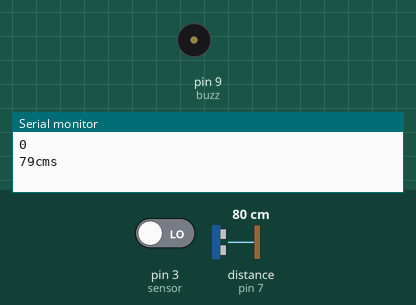
Simulated run of this sketch. Board: Arduino Uno, built with avr-gcc and run on an emulated ATmega328P. Parts: buzzer (waves = sounding, pin HIGH), the last lines printed to the serial monitor. Wiring (inferred from the names in the program): ultrasonic range finder: trigger pin 4; echo pin 7. The test bench sets the inputs (shaded band); at power-on: distance to the obstacle (sensor on pin 7) 80 cm, pin 3 (sensor) LOW. The echo pulse lasts 58.3 µs per cm; pins used as bus, display or sensor lines are not drawn.

Above: at 1.2 s.
1.3 s: distance to the obstacle (sensor on pin 7) set to 56 cm
3.2 s: distance to the obstacle (sensor on pin 7) set to 46 cm
At 4.3 s:
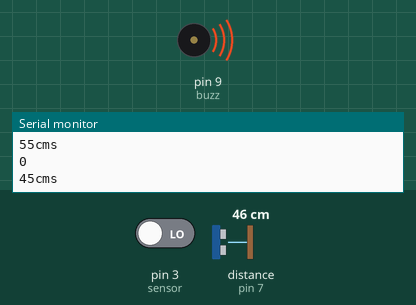
5.5 s: distance to the obstacle (sensor on pin 7) set to 60 cm
At 7.2 s:
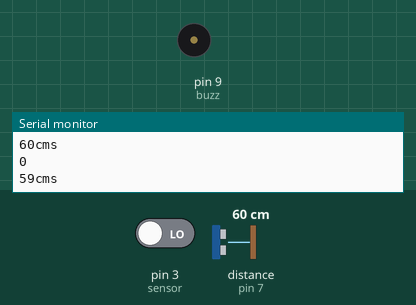
7.5 s: distance to the obstacle (sensor on pin 7) set to 2 cm
At 9.1 s:
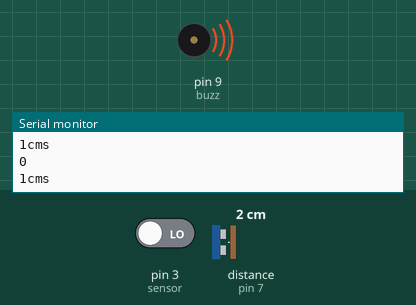
Timing chart, 0 to 10.5 s (numbered marks = the images above; inputs shaded):
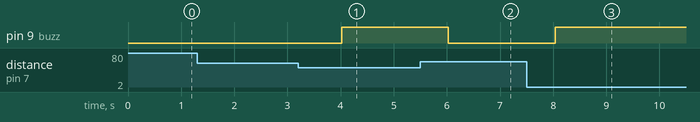

The sketch:

the_fourth_eye.ino
```cpp
#define echoPin 7
#define buzz 9
#define trigPin 4
int sensor=3;
long sampletime=1000;

void setup() {
 Serial.begin(9600);

  pinMode(trigPin,OUTPUT);
  pinMode(echoPin,INPUT);
  pinMode(buzz,OUTPUT);

}

void loop() {
 int rpm=getrpm();
 Serial.println(rpm);
  long duration,distance;
  digitalWrite(trigPin,LOW);
  delayMicroseconds(2);
  digitalWrite(trigPin,HIGH);
  delayMicroseconds(2);
  digitalWrite(trigPin,LOW);
  duration=pulseIn(echoPin,HIGH);
  distance=(duration/2)/29.1;
  if (distance<(50+(rpm/10)))
  {
    digitalWrite(buzz,HIGH);
  }
  else{
    digitalWrite(buzz,LOW);
    }
    Serial.print(distance);
    Serial.print("cms\n");
}

  int getrpm(){
  int count=0;
  boolean flag=LOW;
  long ct=0,st=millis();
  while (ct<=sampletime){
    if(digitalRead(sensor)==HIGH)
    {flag=HIGH;}
    if(digitalRead(sensor)==LOW && flag==HIGH){
      count++;
      flag=LOW;
      }
      ct=millis()-st;
    }
  int rpm=(int(60000/float(sampletime))*count)/20;
  return rpm;
}
```

Measured:
- the behaviour switches between 51 and 50 cm on distance to the obstacle (sensor on pin 7) (found by bisection; images 0 and 1)
- after the input at 3.2 s, pin 9 (buzz): LOW → HIGH after 0.82 s
- after the input at 5.5 s, pin 9 (buzz): HIGH → LOW after 0.53 s
- after the input at 7.5 s, pin 9 (buzz): LOW → HIGH after 0.54 s
